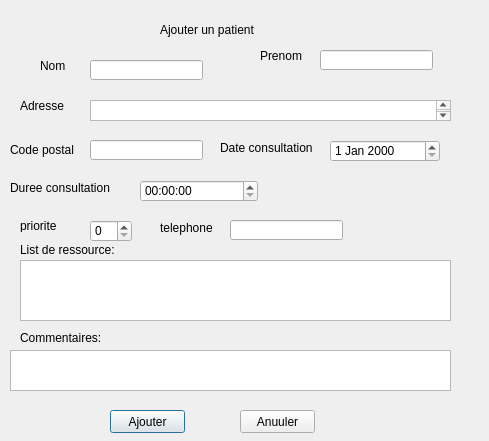
<?xml version="1.0" encoding="UTF-8"?>
<ui version="4.0">
 <class>DialogAjouterPatient</class>
 <widget class="QDialog" name="DialogAjouterPatient">
  <property name="geometry">
   <rect>
    <x>0</x>
    <y>0</y>
    <width>489</width>
    <height>441</height>
   </rect>
  </property>
  <property name="windowTitle">
   <string>Dialog</string>
  </property>
  <widget class="QLabel" name="label">
   <property name="geometry">
    <rect>
     <x>160</x>
     <y>20</y>
     <width>131</width>
     <height>20</height>
    </rect>
   </property>
   <property name="text">
    <string>Ajouter un patient</string>
   </property>
  </widget>
  <widget class="QLabel" name="label_2">
   <property name="geometry">
    <rect>
     <x>40</x>
     <y>60</y>
     <width>54</width>
     <height>12</height>
    </rect>
   </property>
   <property name="text">
    <string>Nom</string>
   </property>
  </widget>
  <widget class="QLabel" name="label_3">
   <property name="geometry">
    <rect>
     <x>260</x>
     <y>50</y>
     <width>54</width>
     <height>12</height>
    </rect>
   </property>
   <property name="text">
    <string>Prenom</string>
   </property>
  </widget>
  <widget class="QLineEdit" name="lineEdit">
   <property name="geometry">
    <rect>
     <x>90</x>
     <y>60</y>
     <width>113</width>
     <height>20</height>
    </rect>
   </property>
  </widget>
  <widget class="QLineEdit" name="lineEdit_2">
   <property name="geometry">
    <rect>
     <x>320</x>
     <y>50</y>
     <width>113</width>
     <height>20</height>
    </rect>
   </property>
  </widget>
  <widget class="QLabel" name="label_4">
   <property name="geometry">
    <rect>
     <x>20</x>
     <y>100</y>
     <width>54</width>
     <height>12</height>
    </rect>
   </property>
   <property name="text">
    <string>Adresse</string>
   </property>
  </widget>
  <widget class="QTextEdit" name="textEdit">
   <property name="geometry">
    <rect>
     <x>90</x>
     <y>100</y>
     <width>361</width>
     <height>21</height>
    </rect>
   </property>
  </widget>
  <widget class="QLabel" name="label_5">
   <property name="geometry">
    <rect>
     <x>10</x>
     <y>140</y>
     <width>71</width>
     <height>20</height>
    </rect>
   </property>
   <property name="text">
    <string>Code postal</string>
   </property>
  </widget>
  <widget class="QLineEdit" name="lineEdit_3">
   <property name="geometry">
    <rect>
     <x>90</x>
     <y>140</y>
     <width>113</width>
     <height>20</height>
    </rect>
   </property>
  </widget>
  <widget class="QLabel" name="label_6">
   <property name="geometry">
    <rect>
     <x>220</x>
     <y>140</y>
     <width>111</width>
     <height>16</height>
    </rect>
   </property>
   <property name="text">
    <string>Date consultation</string>
   </property>
  </widget>
  <widget class="QDateEdit" name="dateEdit">
   <property name="geometry">
    <rect>
     <x>330</x>
     <y>140</y>
     <width>110</width>
     <height>22</height>
    </rect>
   </property>
  </widget>
  <widget class="QLabel" name="label_7">
   <property name="geometry">
    <rect>
     <x>10</x>
     <y>180</y>
     <width>111</width>
     <height>16</height>
    </rect>
   </property>
   <property name="text">
    <string>Duree consultation</string>
   </property>
  </widget>
  <widget class="QTimeEdit" name="timeEdit">
   <property name="geometry">
    <rect>
     <x>140</x>
     <y>180</y>
     <width>118</width>
     <height>22</height>
    </rect>
   </property>
  </widget>
  <widget class="QLabel" name="label_8">
   <property name="geometry">
    <rect>
     <x>20</x>
     <y>220</y>
     <width>54</width>
     <height>12</height>
    </rect>
   </property>
   <property name="text">
    <string>priorite</string>
   </property>
  </widget>
  <widget class="QSpinBox" name="spinBox">
   <property name="geometry">
    <rect>
     <x>90</x>
     <y>220</y>
     <width>42</width>
     <height>22</height>
    </rect>
   </property>
  </widget>
  <widget class="QLabel" name="label_9">
   <property name="geometry">
    <rect>
     <x>20</x>
     <y>240</y>
     <width>111</width>
     <height>20</height>
    </rect>
   </property>
   <property name="text">
    <string>List de ressource:</string>
   </property>
  </widget>
  <widget class="QTextBrowser" name="textBrowser">
   <property name="geometry">
    <rect>
     <x>20</x>
     <y>260</y>
     <width>431</width>
     <height>61</height>
    </rect>
   </property>
  </widget>
  <widget class="QLabel" name="label_10">
   <property name="geometry">
    <rect>
     <x>160</x>
     <y>220</y>
     <width>61</width>
     <height>16</height>
    </rect>
   </property>
   <property name="text">
    <string>telephone</string>
   </property>
  </widget>
  <widget class="QLineEdit" name="lineEdit_4">
   <property name="geometry">
    <rect>
     <x>230</x>
     <y>220</y>
     <width>113</width>
     <height>20</height>
    </rect>
   </property>
  </widget>
  <widget class="QLabel" name="label_11">
   <property name="geometry">
    <rect>
     <x>20</x>
     <y>330</y>
     <width>81</width>
     <height>16</height>
    </rect>
   </property>
   <property name="text">
    <string>Commentaires:</string>
   </property>
  </widget>
  <widget class="QTextEdit" name="textEdit_2">
   <property name="geometry">
    <rect>
     <x>10</x>
     <y>350</y>
     <width>441</width>
     <height>41</height>
    </rect>
   </property>
  </widget>
  <widget class="QPushButton" name="pushButton">
   <property name="geometry">
    <rect>
     <x>110</x>
     <y>410</y>
     <width>75</width>
     <height>23</height>
    </rect>
   </property>
   <property name="text">
    <string>Ajouter</string>
   </property>
  </widget>
  <widget class="QPushButton" name="pushButton_2">
   <property name="geometry">
    <rect>
     <x>240</x>
     <y>410</y>
     <width>75</width>
     <height>23</height>
    </rect>
   </property>
   <property name="text">
    <string>Anuuler</string>
   </property>
  </widget>
 </widget>
 <resources/>
 <connections/>
</ui>
